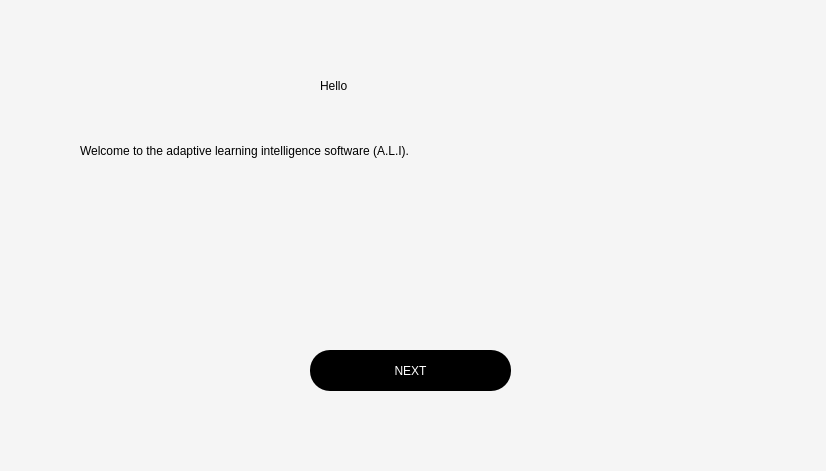
<?xml version="1.0" encoding="UTF-8"?>
<ui version="4.0">
 <class>Dialog</class>
 <widget class="QDialog" name="Dialog">
  <property name="geometry">
   <rect>
    <x>0</x>
    <y>0</y>
    <width>826</width>
    <height>471</height>
   </rect>
  </property>
  <property name="windowTitle">
   <string>Dialog</string>
  </property>
  <property name="styleSheet">
   <string notr="true">QWidget#Dialog{
background-color:rgb(245, 245, 245);}</string>
  </property>
  <widget class="QLabel" name="label">
   <property name="geometry">
    <rect>
     <x>320</x>
     <y>70</y>
     <width>81</width>
     <height>31</height>
    </rect>
   </property>
   <property name="styleSheet">
    <string notr="true">font: 25 20pt &quot;Yu Mincho Light&quot;;color:rgb(0, 0, 0);
font: 25 24pt &quot;Yu Mincho Light&quot;;
font: 25 24pt &quot;Yu Mincho Light&quot;;</string>
   </property>
   <property name="text">
    <string>Hello</string>
   </property>
  </widget>
  <widget class="QLabel" name="label_3">
   <property name="geometry">
    <rect>
     <x>80</x>
     <y>130</y>
     <width>651</width>
     <height>41</height>
    </rect>
   </property>
   <property name="styleSheet">
    <string notr="true">font: 25 10pt &quot;Yu Mincho Light&quot;;color:rgb(0,0,0);
font: 25 18pt &quot;Yu Mincho Light&quot;;</string>
   </property>
   <property name="text">
    <string>Welcome to the adaptive learning intelligence software (A.L.I).</string>
   </property>
  </widget>
  <widget class="QPushButton" name="next">
   <property name="geometry">
    <rect>
     <x>310</x>
     <y>350</y>
     <width>201</width>
     <height>41</height>
    </rect>
   </property>
   <property name="styleSheet">
    <string notr="true">border-radius:20px;
font: 25 12pt &quot;Yu Mincho Light&quot;;
background-color:rgb(0,0,0);color:rgb(255, 255, 255);</string>
   </property>
   <property name="text">
    <string>NEXT</string>
   </property>
  </widget>
  <widget class="QLabel" name="nameLabel">
   <property name="geometry">
    <rect>
     <x>410</x>
     <y>70</y>
     <width>171</width>
     <height>31</height>
    </rect>
   </property>
   <property name="styleSheet">
    <string notr="true">font: 25 24pt &quot;Yu Mincho Light&quot;;color:rgb(0,0,0);</string>
   </property>
   <property name="text">
    <string/>
   </property>
  </widget>
 </widget>
 <resources/>
 <connections/>
</ui>
